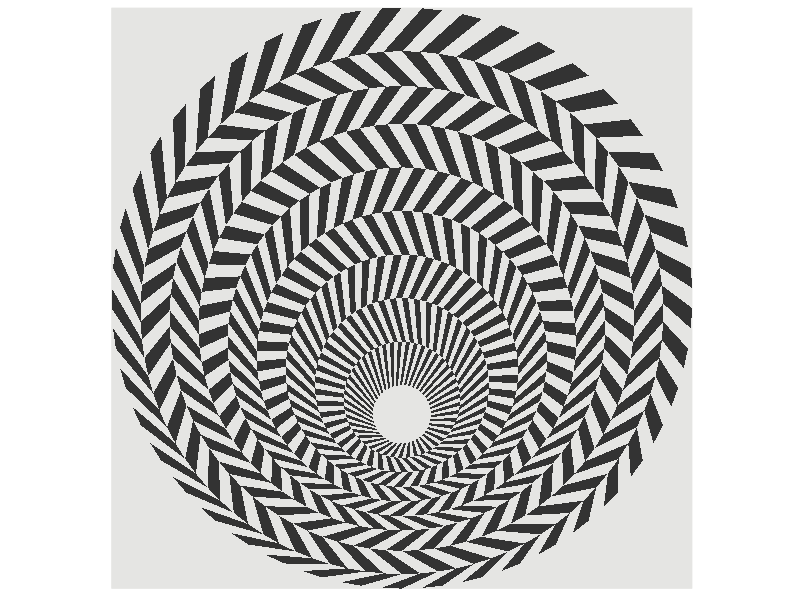

Reproduce this figure in R.
## ---- chunk 1
library(tidyverse)
## ---- chunk 2
circle<-function(x, y, r, n, offset){
  theta<-seq(0,2*pi,length=n+1)
  #theta<-theta[-1]
  theta<-c(theta[offset+2:n ], theta[1:offset]) 
  xc<-sin(theta)*r +x
  yc<-cos(theta)*r +y
  this.circle<-as.data.frame(cbind(xc, yc))
  return(this.circle)
}
## ---- chunk 3
n<-90
circle1<-circle(0, 1, 1, n, 0)
circle2<-circle(0, .95, .9, n, 0)
circle3<-circle(0, .93, .8, n, 0)
circle4<-circle(0, .9, .7, n, 0)
circle5<-circle(0, .85, .6, n, 0)
circle6<-circle(0, .8, .5, n, 0)
circle7<-circle(0, .75, .4, n, 0)
circle8<-circle(0, .7, .3, n, 0)
circle9<-circle(0, .65, .2, n, 0)
circle10<-circle(0, .6, .1, n, 0)

df<-data.frame(matrix(ncol = 8, nrow = n))
df1<-df
df2<-df
df3<-df
df4<-df
df5<-df
df6<-df
df7<-df
df8<-df
df9<-df

sequence<-seq(1, n, by=2)

index<-1
for (i in  sequence){
df1[index, ]<- 
  c(
    circle2$xc[i], circle1$xc[(i+2):(i+3)], circle2$xc[i+1],
    circle2$yc[i], circle1$yc[(i+2):(i+3)], circle2$yc[i+1]
    )
df2[index, ]<- 
  c(
    circle2$xc[i+1], circle3$xc[(i+3):(i+4)], circle2$xc[i+2],
    circle2$yc[i+1], circle3$yc[(i+3):(i+4)], circle2$yc[i+2]
    )
 df3[index, ]<-  c(
    circle4$xc[i], circle3$xc[(i+2):(i+3)], circle4$xc[i+1],
    circle4$yc[i], circle3$yc[(i+2):(i+3)], circle4$yc[i+1]
    )
 df4[index, ]<-  c(
    circle4$xc[i+1], circle5$xc[(i+3):(i+4)], circle4$xc[i+2],
    circle4$yc[i+1], circle5$yc[(i+3):(i+4)], circle4$yc[i+2]
    )
 df5[index, ]<-  c(
    circle6$xc[i], circle5$xc[(i+2):(i+3)], circle6$xc[i+1],
    circle6$yc[i], circle5$yc[(i+2):(i+3)], circle6$yc[i+1]
    )
  df6[index, ]<-  c(
    circle6$xc[i+1], circle7$xc[(i+3):(i+4)], circle6$xc[i+2],
    circle6$yc[i+1], circle7$yc[(i+3):(i+4)], circle6$yc[i+2]
    )
 df7[index, ]<-  c(
    circle8$xc[i], circle7$xc[(i+2):(i+3)], circle8$xc[i+1],
    circle8$yc[i], circle7$yc[(i+2):(i+3)], circle8$yc[i+1]
    )
df8[index, ]<-  c(
    circle8$xc[i+1], circle9$xc[(i+3):(i+4)], circle8$xc[i+2],
    circle8$yc[i+1], circle9$yc[(i+3):(i+4)], circle8$yc[i+2]
    )
 df9[index, ]<-  c(
    circle10$xc[i], circle9$xc[(i+2):(i+3)], circle10$xc[i+1],
    circle10$yc[i], circle9$yc[(i+2):(i+3)], circle10$yc[i+1]
    )
index<-index+1        
}  

df1[index, ]<- c(
    circle2$xc[n-1], circle1$xc[(1):(2)], circle2$xc[n],
    circle2$yc[n-1], circle1$yc[(1):(2)], circle2$yc[n]
    )



df2[index, ]<- 
  c(
    circle2$xc[n-2], circle3$xc[c(n,1)], circle2$xc[n-1],
    circle2$yc[n-2], circle3$yc[c(n,1)], circle2$yc[n-1]
    )

df2[index+1, ]<- 
  c(
    circle2$xc[n], circle3$xc[(2):(3)], circle2$xc[1],
    circle2$yc[n], circle3$yc[(2):(3)], circle2$yc[1]
    )




df3[index, ]<- c(
    circle4$xc[n-1], circle3$xc[(1):(2)], circle4$xc[n],
    circle4$yc[n-1], circle3$yc[(1):(2)], circle4$yc[n]
    )
df4[index, ]<- 
  c(
    circle4$xc[n-2], circle5$xc[c(n,1)], circle4$xc[n-1],
    circle4$yc[n-2], circle5$yc[c(n,1)], circle4$yc[n-1]
    )

df4[index+1, ]<- 
  c(
    circle4$xc[n], circle5$xc[(2):(3)], circle4$xc[1],
    circle4$yc[n], circle5$yc[(2):(3)], circle4$yc[1]
    )

df5[index, ]<- c(
    circle6$xc[n-1], circle5$xc[(1):(2)], circle6$xc[n],
    circle6$yc[n-1], circle5$yc[(1):(2)], circle6$yc[n]
    )
df6[index, ]<- 
  c(
    circle6$xc[n-2], circle7$xc[c(n,1)], circle6$xc[n-1],
    circle6$yc[n-2], circle7$yc[c(n,1)], circle6$yc[n-1]
    )

df6[index+1, ]<- 
  c(
    circle6$xc[n], circle7$xc[(2):(3)], circle6$xc[1],
    circle6$yc[n], circle7$yc[(2):(3)], circle6$yc[1]
    )


df7[index, ]<- c(
    circle8$xc[n-1], circle7$xc[(1):(2)], circle8$xc[n],
    circle8$yc[n-1], circle7$yc[(1):(2)], circle8$yc[n]
    )
df8[index, ]<- 
  c(
    circle8$xc[n-2], circle9$xc[c(n,1)], circle8$xc[n-1],
    circle8$yc[n-2], circle9$yc[c(n,1)], circle8$yc[n-1]
    )

df8[index+1, ]<- 
  c(
    circle8$xc[n], circle9$xc[(2):(3)], circle8$xc[1],
    circle8$yc[n], circle9$yc[(2):(3)], circle8$yc[1]
    )
df9[index, ]<- c(
    circle10$xc[n-1], circle9$xc[(1):(2)], circle10$xc[n],
    circle10$yc[n-1], circle9$yc[(1):(2)], circle10$yc[n]
    )


df<-rbind(df1[1:index, ], 
          df2[1:(index+1), ], 
          df3[1:index, ],
          df4[1:(index+1), ],
          df5[1:index, ], 
          df6[1:(index+1), ], 
          df7[1:index, ],
          df8[1:(index+1), ],
          df9[1:index,])

## ---- chunk 4
g<-ggplot()+ theme(panel.background = element_rect(fill="#e5e5e3", colour='#e5e5e3'),
                   panel.grid.major = element_blank(),
                   panel.grid.minor = element_blank())


shapes<-df%>%
  purrr::pmap(., 
            ~geom_polygon(aes(x=c(..1, ..2, ..3, ..4), 
                              y=c(..5, ..6, ..7, ..8)))
            )  
g<-g+shapes

g<-g+  coord_fixed()+
  scale_x_continuous(limits = c(-1,1), expand = c(0, 0)) +
  scale_y_continuous(limits = c(0,2), expand = c(0, 0))+
  theme(axis.title.x=element_blank(),
        axis.text.x=element_blank(),
        axis.ticks.x=element_blank(),
        axis.title.y=element_blank(),
        axis.text.y=element_blank(),
        axis.ticks.y=element_blank())

png("Blaze_4_Bridget_Riley/Blaze_4.png", width=4, height=4, res=500, units="in")
g
dev.off()
